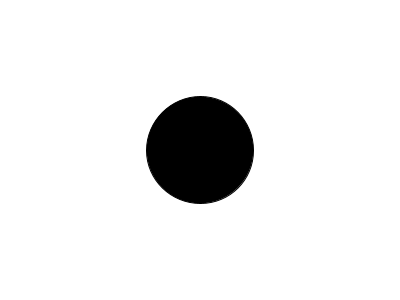
Frame 1 (no input)
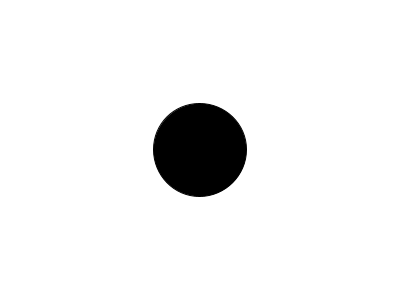
Frame 60 (the mouse pressed at the canvas centre just before this capture)
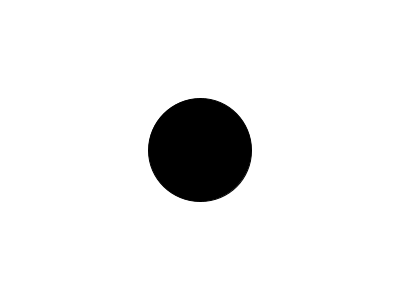
Frame 120 (the mouse held since frame 60 and released just before this capture)

The Processing sketch that drew these frames (run headless with seeded random() and noise(); from frame 60 on, the mouse is pressed at the canvas centre):

// Processing sketch: gaussian
// ── gaussian.pde
import java.util.Random;

Random generator;
void setup() {
  size(400, 300);
  generator = new Random();
}

void draw() {
  background(255);
  
  float h = (float)generator.nextGaussian();
  h = h * 10;
  h = h + 100;
  
  fill(0);
  ellipse(width / 2, height / 2, h, h);
}
